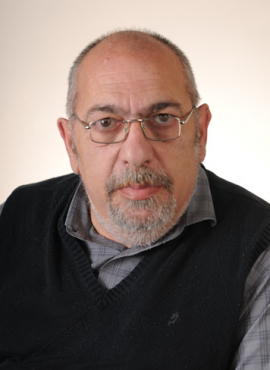
#> input picture Arkadi.png, 270 x 370 px
$ python GAOA.py
#> lines starting #> are read from the running program, lines starting #| are printed output that depends on the picture
import numpy as np
import cv2
import matplotlib.pyplot as plt
from copy import copy,deepcopy
from random import randint, choice, uniform
from skimage.measure import structural_similarity as ssim
from threading import Thread
import time
import pickle

start_time = time.time()

class Circulo:

    # [6 lines left out: function __init__, not called in this run]
    def get_positions(self):
        return (self.pos_x,self.pos_y)
    def get_color(self):
        return self.color
    def get_radio(self):
        return self.radio
    def __str__(self):
        return str(self.get_positions())+", " + str(self.get_radio()) +", " + str(self.get_color())
    # def __repr__(self):
    #     return str(self.get_positions())+", " + str(self.get_radio()) +", " + str(self.get_color())
    def custom_str(self):
        return str(self.get_positions())+", " + str(self.get_radio()) +", " + str(self.get_color())

    def draw(self,image):
        cv2.circle(image, self.get_positions(), self.get_radio(), self.get_color(), -1)


class Triangulo:
    def __init__(self,pos_v1=None,pos_v2=None,pos_v3=None, color=(50, 50, 50), center_pos=None,angle = 0, envergadura = 30):
        if type(pos_v1)!=type(None): #Debe haber una forma más elegante de hacerlo
            self.pos_v1 = pos_v1
            self.pos_v2 = pos_v2
            self.pos_v3 = pos_v3
        else:
            relative_not_rotated_pos_v1 = np.array([randint(-envergadura, envergadura), randint(-envergadura, envergadura)])
            relative_not_rotated_pos_v2 = np.array([randint(-envergadura, envergadura), randint(-envergadura, envergadura)])
            relative_not_rotated_pos_v3 = np.array([randint(-envergadura, envergadura), randint(-envergadura, envergadura)])
            R = np.array([[np.cos(angle), -np.sin(angle)], [np.sin(angle), np.cos(angle)]])
            rotated_rel_pos_v1 = R.dot(relative_not_rotated_pos_v1)
            rotated_rel_pos_v2 = R.dot(relative_not_rotated_pos_v2)
            rotated_rel_pos_v3 = R.dot(relative_not_rotated_pos_v3)
            self.pos_v1 = rotated_rel_pos_v1 + center_pos
            self.pos_v2 = rotated_rel_pos_v2 + center_pos
            self.pos_v3 = rotated_rel_pos_v3 + center_pos

        self.color = color
        if type(center_pos) != type(None):
            self.center_pos = center_pos
        else:
            self.center_pos = np.sum(np.vstack((self.pos_v1, self.pos_v2, self.pos_v3)), axis=0) / 3
        self.angle = angle
        self.id = None

    # [5 lines left out: function get_center, not called in this run]
    def get_color(self):
        return self.color

    def get_angle(self):
        return self.angle

    def move(self):
        old_center = self.center_pos
        self.center_pos = np.array([randint(0,700),randint(0,700)])
        move_vector = self.center_pos-old_center
        self.pos_v1 = self.pos_v1 + move_vector
        self.pos_v2 = self.pos_v2 + move_vector
        self.pos_v3 = self.pos_v3 + move_vector

    # [12 lines left out: function random_rotate, not called in this run]

    def __str__(self):
        return str(self.get_center())

    def draw(self,image):
        polygon_points = np.array([self.pos_v1, self.pos_v2, self.pos_v3], np.int32)
        polygon_points = polygon_points.reshape((-1, 1, 2))
        cv2.fillPoly(image, np.array([polygon_points], np.int32), self.color)


class Poblacion:
    def __init__(self):
        self.circulos = []
        self.triangulos = []

    def agregar_criatura(self,shape):
        if type(shape) == Circulo:
            shape.id = len(self.circulos)+len(self.triangulos)
            self.circulos.append(shape)
        elif type(shape) == Triangulo:
            shape.id = len(self.circulos) + len(self.triangulos)
            self.triangulos.append(shape)

    def __str__(self):
        return str([circulo.custom_str() for circulo in self.circulos])

    # [5 lines left out: function draw_acumulative, not called in this run]

    def draw(self,imagen): #Borra la imagen antes de dibujar de nuevo
        # imagen = np.full((imagen.shape[1],imagen.shape[0],3), 0, np.uint8)
        # cv2.circle(imagen, (200,200), 2000, (0,0,220), -1)
        # imagen = np.full((700, 700, 3), 50, np.uint8)
        for circulo in self.circulos:
            circulo.draw(imagen)
        for triangulo in self.triangulos:
            triangulo.draw(imagen)

    # [4 lines left out: function erase, not called in this run]
        # print(imagen)

    def mutate_circles_positions(self):
        for circulo in self.circulos:
            circulo.pos_x = circulo.pos_x + randint(-30,30)
            circulo.pos_y = circulo.pos_y + randint(-30,30)
            # circulo.pos_x = randint(circulo.radio, len(img[0]) - circulo.radio)
            # circulo.pos_y = randint(circulo.radio, len(img) - circulo.radio)

    def mutate_circles_positions_one(self):
        if len(self.circulos)>=1:
            circulo = choice(self.circulos)
            # circulo.pos_x = circulo.pos_x + randint(-30,30)
            # circulo.pos_y = circulo.pos_y + randint(-30,30)
            circulo.pos_x = randint(circulo.radio, len(img[0]) - circulo.radio)
            circulo.pos_y = randint(circulo.radio, len(img) - circulo.radio)
        else:
            print("No hay círculos para elegir")

    # [20 lines left out: functions mutate_circles_colors, mutate_circles_colors_one, not called in this run]

    def mutate_triangles_colors(self):
        for triangulo in self.triangulos:
            triangulo.color = (randint(0,255),randint(0,255),randint(0,255))

    # [13 lines left out: functions mutate_triangles_colors_one, mutate_triangles_angle_one, not called in this run]

    def mutate_triangles_angles(self):
        for triangulo in self.triangulos:
            triangulo.random_rotate()

    def mutate_triangles_positions_one(self):
        if len(self.triangulos)>=1:
            triangulo = choice(self.triangulos)
            triangulo.move()
        else:
            print("No hay triangulos para elegir")

    def mutate_triangles_positions(self):
        for triangulo in self.triangulos:
            triangulo.move()

    # [18 lines left out: functions remove_one_circle, add_one_circle, change_radius, not called in this run]


# [12 lines of commented-out code are left out]


def mabse(imageA, imageB):
    # the 'Mean Squared Error' between the two images is the
    # sum of the squared difference between the two images;
    # NOTE: the two images must have the same dimension
    err = np.sum((imageA.astype("float") - imageB.astype("float")) ** 2) #Al cuadrado
    # err = np.sum(np.abs(imageA.astype("float") - imageB.astype("float")))  # Con abs
    err /= float(imageA.shape[0] * imageA.shape[1])

    # return the MSE, the lower the error, the more "similar"
    # the two images are
    return err


# [59 lines of commented-out code are left out]
img = np.full((370,270,3), 255, np.uint8)
n_c = 0
n_t = 1000
radio = 10
envergadura = 20
# random_circulos = [Circulo(x = randint(radio,len(img[0])-radio), y = randint(radio,len(img)-radio),r = radio,color = (randint(0,255),randint(0,255),randint(0,255))) for i in range(n_c)]
# random_triangulos = [Triangulo(np.array([randint(375,425),randint(375,425)]),np.array([randint(375,425),randint(375,425)]),np.array([randint(375,425),randint(375,425)]),color=(randint(0,255),randint(0,255),randint(0,255))) for i in range(n_t)]
random_triangulos = [Triangulo(center_pos=(np.array([randint(0,len(img[0])),randint(0,len(img))])),envergadura=envergadura,color=(randint(0,255),randint(0,255),randint(0,255))) for i in range(n_t)]

#Para fijarlos todos en negro al inicio
# random_circulos = [Circulo(x = randint(50,len(img[0])-radio), y = randint(50,len(img)-radio),r = radio,color = (0,0,0)) for i in range(n)]
pob = Poblacion()
# for c in random_circulos:
#     pob.agregar_criatura(c)
for t in random_triangulos:
    pob.agregar_criatura(t)
# [11 lines of commented-out code are left out]
img_objective = np.full((370,270,3), 255, np.uint8)
cv2.circle(img_objective, (150, 550), 100, (0, 0, 255), -1)
#> img_objective: shape (370, 270, 3); every value is 255
cv2.circle(img_objective, (550, 150), 100, (0, 255, 0), -1)
cv2.circle(img_objective, (150, 150), 100, (255, 0, 0), -1)
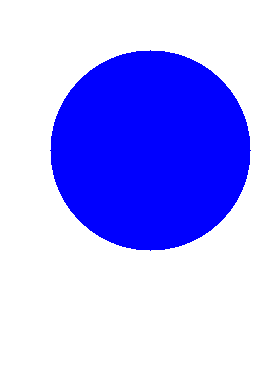
#> img_objective: shape (370, 270, 3); mean of channels 0, 1, 2 255, 174.8, 174.8; drawn as B, G, R
cv2.circle(img_objective, (550, 550), 100, (0, 0, 0), -1)

# img_objective = cv2.imread("Dificil evolucion.png")#La de la evolución (dificil)
img_objective = cv2.imread("Arkadi.png")#La de la evolución (dificil)
#> img_objective is the input picture: shape (370, 270, 3); mean B, G, R 108.6, 114.6, 129.3
# img_objective = cv2.imread('Imagen objetivo.png')#La de los cuatro círculos


###############
# cv2.namedWindow("Objective")
# cv2.imshow("Objective", img_objective)
# cv2.waitKey(0)
########
# Cambio de BGR a RBG
img_aux = np.flip(img_objective,2)
#########
plt.imsave('Imagen objetivo v.4.png',img_aux)


ciclos_for_plot = []
fitness_over_iterations = []
# plt.ion()
# fig = plt.figure()#"Fitness evolution"
# # plt.title("Evolución de la F.F.")
# ax = fig.add_subplot(111)
# fitness_curve, = ax.plot(ciclos_for_plot, fitness_over_iterations)
# # p = Thread(target=plt.show(block=False))
# # p.start()
# # p.join()

plt.figure("Evolución de la F.F.")
#Para localizar de forma más ordenada la figura en la pantalla
mngr = plt.get_current_fig_manager()
#Para ponerla en la parte superior izquierda de la pantalla y cambiar sus dimensiones
mngr.window.setGeometry(1440,60,460, 460)
plt.ion()
plt.plot(ciclos_for_plot,fitness_over_iterations)
plt.title("Evolución de la fitness function")
plt.xlabel("Ciclos")
plt.ylabel("Valor de la F.F.")
plt.show()
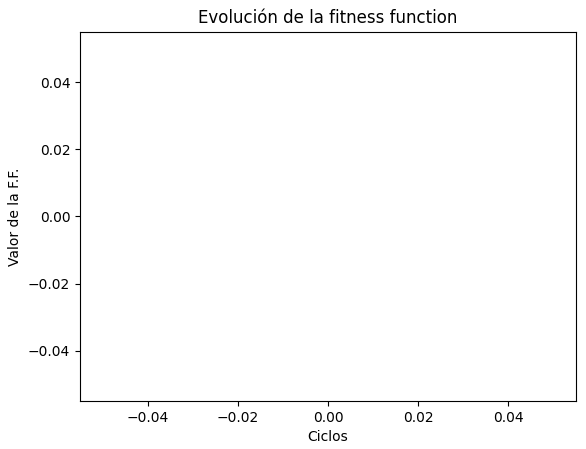
#> figure drawn by matplotlib, 1 panel
plt.tight_layout()


ciclos = [i+1 for i in range(100000)]
imgzero = np.full((370, 270, 3), 255, np.uint8)
img = deepcopy(imgzero)
cv2.namedWindow("Evolution v.4")
cv2.moveWindow("Evolution v.4", 1020, 300)
cv2.namedWindow("Best v.4")
cv2.moveWindow("Best v.4", 660, 300)
cv2.namedWindow("Objetivo")
cv2.moveWindow("Objetivo", 310, 300)

pob.mutate_circles_positions()
pob.draw(img)
# Cambio de BGR a RBG
img_aux = np.flip(img,2)
#########
plt.imsave('Imagen original v.4.png',img_aux)
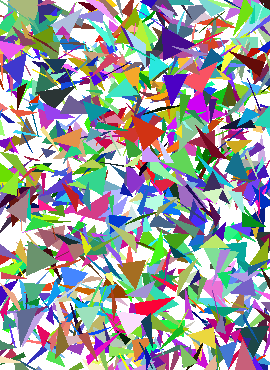
#> saved as Imagen original v.4.png: shape (370, 270, 3); mean R, G, B 153.4, 156.5, 157.1
cv2.imshow("Evolution v.4", img)
cv2.imshow("Best v.4", img)
cv2.imshow("Objetivo", img_objective)
print("Press any key to start the GA")
cv2.waitKey(0)
mutation_options = [0,1,2,3,4,5,6,7,8,9,10,11] #Podría tener otras razones de mutación e incluso razones variables!
#Puedo calcular (quizás con una media móvil) el porcentaje de mejora (o grado/derivada de mejora) para
#la mutación de posición y para la mutación de color y en base a eso fijar los rates (las razones) de mutación.
#Hasta ahora solo hay mutación. No hay reproducción por el momento
best_pob = deepcopy(pob)
best_fitness = None #En realidad es mejor inicializarlo con una cota superior para evitar la comparación con el None en el If
#ATENCIÓN: Al dejarlo así, si se pone n = 0, de todas formas marca un improvement al principio y acepta agregar un círculo.
# best_fitness = mabse(img,img_objective)*100000 #Con una cota superior (no demostrada matemáticamente)
p_pos_mut_c = 0.5
p_color_mut_c = 0.0
p_both_mut_c = 0.0
p_remove_mut_c = 0.0
p_add_mut_c = 0.0
p_change_radius_mut = 0.0
p_pos_mut_t = 0.5
p_color_mut_t = 0.0
p_angle_mut_t = 0.0
p_remove_mut_t = 0.0
p_add_mut_t = 0.0
p_dummy_do_nothing = 0.0
for c in ciclos:
    pob = deepcopy(best_pob)
    img = deepcopy(imgzero)#Esto 'borra' la imagen anterior*REVISAR!
    # option = choice(mutation_options)
    if c % 100 == 0:
        print("Número de círculos: {}".format(len(best_pob.circulos)))
        print("Número de triangulos: {}".format(len(best_pob.triangulos)))
##########PARA VARIAR LAS TASAS DE MUTACIÓN DURANTE LA EJECUCIÓN
    if c >= 5000 and c <10000:
        p_pos_mut_c = 0.5
        p_color_mut_c = 0.0
        p_both_mut_c = 0.0
        p_remove_mut_c = 0.0
        p_add_mut_c = 0.0
        p_change_radius_mut = 0.0
        p_pos_mut_t = 0.5
        p_color_mut_t = 0.0
        p_angle_mut_t = 0.0
        p_remove_mut_t = 0.0
        p_add_mut_t = 0.0
        p_dummy_do_nothing = 0.0

    if c >= 10000 and c < 22000:
        p_pos_mut_c = 0.4
        p_color_mut_c = 0.0
        p_both_mut_c = 0.2
        p_remove_mut_c = 0.0
        p_add_mut_c = 0.0
        p_change_radius_mut = 0.0
        p_pos_mut_t = 0.4
        p_color_mut_t = 0.0
        p_angle_mut_t = 0.0
        p_remove_mut_t = 0.0
        p_add_mut_t = 0.0
        p_dummy_do_nothing = 0.0
    elif c >= 22000 and c < 25000:
        p_pos_mut_c = 0.0
        p_color_mut_c = 0.2
        p_both_mut_c = 0.0
        p_remove_mut_c = 0.2
        p_add_mut_c = 0.1
        p_change_radius_mut = 0.1
        p_pos_mut_t = 0.0
        p_color_mut_t = 0.2
        p_angle_mut_t = 0.2
        p_remove_mut_t = 0.0
        p_add_mut_t = 0.0
        p_dummy_do_nothing = 0.0

    elif c >= 25000 and c < 50000:
        p_pos_mut_c = 0.1
        p_color_mut_c = 0.2
        p_both_mut_c = 0.0
        p_remove_mut_c = 0.0
        p_add_mut_c = 0.0
        p_change_radius_mut = 0.2
        p_pos_mut_t = 0.1
        p_color_mut_t = 0.1
        p_angle_mut_t = 0.3
        p_remove_mut_t = 0.0
        p_add_mut_t = 0.0
        p_dummy_do_nothing = 0.0
    elif c >= 50000 and c < 75000:
        p_pos_mut_c = 0.0
        p_color_mut_c = 0.2
        p_both_mut_c = 0.0
        p_remove_mut_c = 0.2
        p_add_mut_c = 0.0
        p_change_radius_mut = 0.2
        p_pos_mut_t = 0.0
        p_color_mut_t = 0.2
        p_angle_mut_t = 0.2
        p_remove_mut_t = 0.0
        p_add_mut_t = 0.0
        p_dummy_do_nothing = 0.0
    elif c >= 75000 and c < 90000:
        p_pos_mut_c = 0.0
        p_color_mut_c = 0.4
        p_both_mut_c = 0.0
        p_remove_mut_c = 0.0
        p_add_mut_c = 0.0
        p_change_radius_mut = 0.0
        p_pos_mut_t = 0.0
        p_color_mut_t = 0.4
        p_angle_mut_t = 0.2
        p_remove_mut_t = 0.0
        p_add_mut_t = 0.0
        p_dummy_do_nothing = 0.0
##############
    option = np.random.choice(mutation_options,p=[p_pos_mut_c,p_color_mut_c,p_both_mut_c, p_remove_mut_c, p_add_mut_c,p_change_radius_mut,p_pos_mut_t,p_color_mut_t,p_angle_mut_t,p_add_mut_t,p_remove_mut_t,p_dummy_do_nothing])
    if option == 0:
        pob.mutate_circles_positions_one()
    elif option == 1:
        pob.mutate_circles_colors_one()
    elif option == 2:
        pob.mutate_circles_positions_one()
        pob.mutate_circles_colors_one()
        pob.mutate_triangles_positions_one()
        pob.mutate_triangles_colors_one()
    elif option == 3:
        pob.remove_one_circle()
    elif option == 4:
        pob.add_one_circle()
    elif option == 5:
        pob.change_radius()
    elif option == 6:
        pob.mutate_triangles_positions_one()
    elif option == 7:
        pob.mutate_triangles_colors_one()
    elif option == 8:
        pob.mutate_triangles_angle_one()
    elif option == 9:
        pass
    elif option == 10:
        pass
    elif option == 11:
        print("Doing nothing ...")

#> (the run stopped early here; a loop or call above may not have finished)
